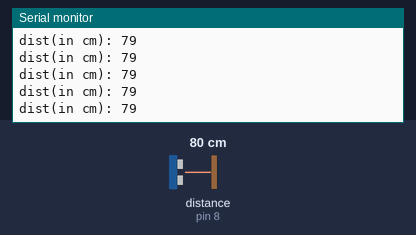
Recording of a sketch running on a simulated Arduino Uno, built with avr-gcc and run on an emulated ATmega328P. Shown: the last lines printed to the serial monitor. Wiring (inferred from the names in the program): ultrasonic range finder: trigger pin 7; echo pin 8. The test bench sets the inputs (shaded band); at power-on: distance to the obstacle (sensor on pin 8) 80 cm. The echo pulse lasts 58.3 µs per cm.

Above: at 1.2 s.
1.3 s: distance to the obstacle (sensor on pin 8) set to 2 cm
At 1.8 s:
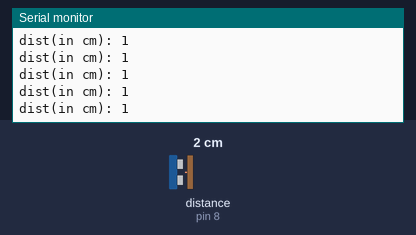
4.3 s: distance to the obstacle (sensor on pin 8) set to 120 cm
At 5.3 s:
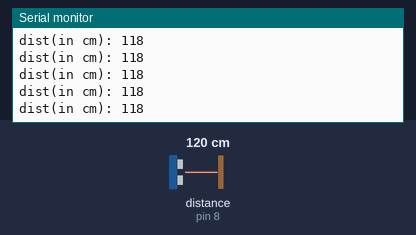
7.3 s: distance to the obstacle (sensor on pin 8) set to 18 cm
At 7.8 s:
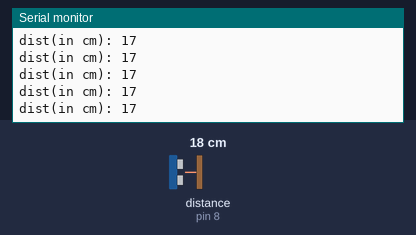
13.3 s: distance to the obstacle (sensor on pin 8) set to 250 cm
At 14.1 s:
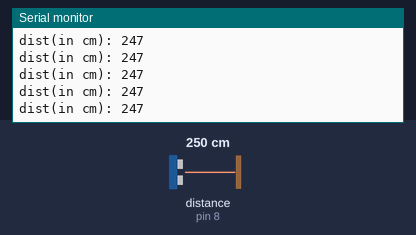
16.3 s: distance to the obstacle (sensor on pin 8) set to 4 cm
At 17.0 s:
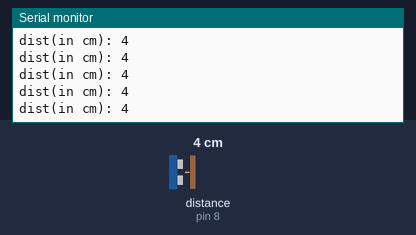
Timing chart, 0 to 19.3 s (numbered marks = the images above; inputs shaded):
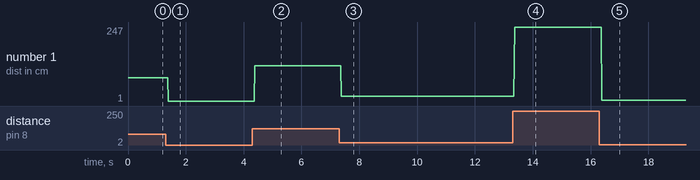

The sketch:

for_superSENIOR.ino
```cpp
int echoPin=8;
int trigger=7;
int distance;
int duration;
int time1,time2;
int value;
void setup() {
  // put your setup code here, to run once:
pinMode(trigger,OUTPUT);
pinMode(echoPin,INPUT);
Serial.begin(9600);
}

void loop() {
  // put your main code here, to run repeatedly:
digitalWrite(trigger,HIGH);
delayMicroseconds(10);
digitalWrite(trigger,LOW);

while (digitalRead(echoPin)==LOW)
  time1=micros();
while (digitalRead(echoPin)==HIGH)
  time2=micros();
duration=time2-time1;
distance=0.034*duration/2;
Serial.print("dist(in cm): ");
Serial.println(distance);
}
```

Measured:
- after the input at 1.3 s, the serial monitor: prints a new line after 0.08 s (image 1)
- after the input at 4.3 s, the serial monitor: prints a new line after 0.08 s (image 2)
- after the input at 7.3 s, the serial monitor: prints a new line after 0.07 s (image 3)
- after the input at 13.3 s, the serial monitor: prints a new line after 0.07 s (image 4)
- after the input at 16.3 s, the serial monitor: prints a new line after 0.08 s (image 5)
- plotted number 1: 79 → 1 after the input at 1.3 s, 1 → 118 after the input at 4.3 s, 118 → 17 after the input at 7.3 s, 17 → 247 after the input at 13.3 s, 247 → 4 after the input at 16.3 s
